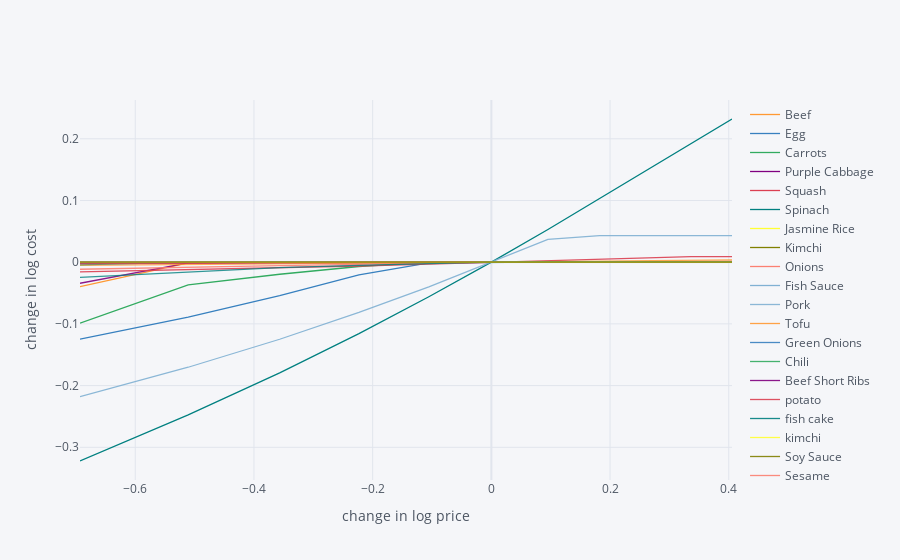
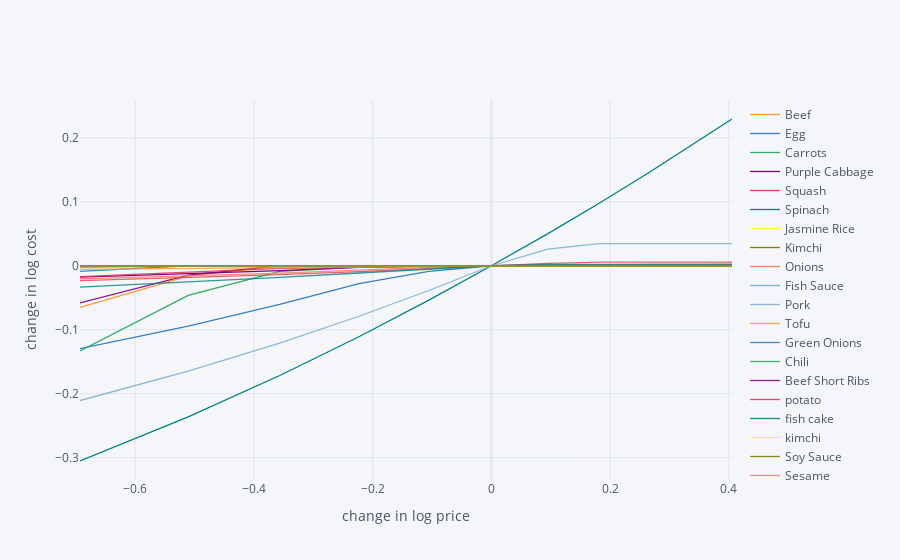

Notebook code for these charts, in order:
### Code cell
# examine effects of price change on subsistence diet cost for T-toust, the cheapest option
# for men and women aged 19-30
import cufflinks as cf
cf.go_offline()

group_pc = ['F 19-30', 'M 19-30']

for group in group_pc: 
    scale = [.5,.6,.7,.8,.9,1.,1.1,1.2,1.3,1.4,1.5]

    cost0 = solve_subsistence_problem(ing_res[2],ing_prices[2],dri_min[group],dri_max[group],tol=tol).fun

    Price_response={}
    for s in scale:
        cost = {}
        for i,p in enumerate(ing_prices[2]):
            my_p = ing_prices[2].copy()
            my_p[i] = p*s
            result = solve_subsistence_problem(ing_res[2],my_p,dri_min[group],dri_max[group],tol=tol)
            cost[ing_prices[2].index[i]] = np.log(result.fun/cost0)
        Price_response[np.log(s)] = cost

    Price_response = pd.DataFrame(Price_response).T
    Price_response.iplot(xTitle='change in log price',yTitle='change in log cost')

### Figure 1 — Plotly figure (JSON) as saved in the notebook; plotly's stock layout.template omitted (floating-point values rounded to 4 significant figures)
{"data": [{"line": {"color": "rgba(255, 153, 51, 1.0)", "dash": "solid", "shape": "linear", "width": 1.3}, "mode": "lines", "name": "Beef", "text": "", "type": "scatter", "x": [-0.6931, -0.5108, -0.3567, -0.2231, -0.1054, 0, 0.09531, 0.1823, 0.2624, 0.3365, 0.4055], "y": [-0.03955, -0.001057, -1.039e-09, 2.6e-09, 8.954e-08, 0, 2.077e-07, 2.007e-07, 2.635e-07, 2.468e-07, -1.046e-09]}, {"line": {"color": "rgba(55, 128, 191, 1.0)", "dash": "solid", "shape": "linear", "width": 1.3}, "mode": "lines", "name": "Egg", "text": "", "type": "scatter", "x": [-0.6931, -0.5108, -0.3567, -0.2231, -0.1054, 0, 0.09531, 0.1823, 0.2624, 0.3365, 0.4055], "y": [-0.1249, -0.08893, -0.05424, -0.02071, -0.001076, 0, -7.335e-10, -8.639e-10, -1.05e-09, -1.053e-09, -1.039e-09]}, {"line": {"color": "rgba(50, 171, 96, 1.0)", "dash": "solid", "shape": "linear", "width": 1.3}, "mode": "lines", "name": "Carrots", "text": "", "type": "scatter", "x": [-0.6931, -0.5108, -0.3567, -0.2231, -0.1054, 0, 0.09531, 0.1823, 0.2624, 0.3365, 0.4055], "y": [-0.09874, -0.03693, -0.01955, -0.006977, 1.305e-07, 0, 5.869e-09, 1.016e-08, 1.38e-08, 1.55e-08, 1.569e-08]}, {"line": {"color": "rgba(128, 0, 128, 1.0)", "dash": "solid", "shape": "linear", "width": 1.3}, "mode": "lines", "name": "Purple Cabbage ", "text": "", "type": "scatter", "x": [-0.6931, -0.5108, -0.3567, -0.2231, -0.1054, 0, 0.09531, 0.1823, 0.2624, 0.3365, 0.4055], "y": [-0.001374, -0.0009152, -0.0004561, 1.578e-07, 9.053e-10, 0, 2.635e-07, 1.342e-07, 5.399e-08, 4.981e-09, 8.314e-09]}, {"line": {"color": "rgba(219, 64, 82, 1.0)", "dash": "solid", "shape": "linear", "width": 1.3}, "mode": "lines", "name": "Squash", "text": "", "type": "scatter", "x": [-0.6931, -0.5108, -0.3567, -0.2231, -0.1054, 0, 0.09531, 0.1823, 0.2624, 0.3365, 0.4055], "y": [3.026e-09, 3.939e-09, 1.96e-10, 9.027e-09, 2.924e-09, 0, -9.631e-10, 3.863e-07, -1.047e-09, -1.048e-09, -1.049e-09]}, {"line": {"color": "rgba(0, 128, 128, 1.0)", "dash": "solid", "shape": "linear", "width": 1.3}, "mode": "lines", "name": "Spinach ", "text": "", "type": "scatter", "x": [-0.6931, -0.5108, -0.3567, -0.2231, -0.1054, 0, 0.09531, 0.1823, 0.2624, 0.3365, 0.4055], "y": [-0.3222, -0.2473, -0.1793, -0.1158, -0.05601, 0, 0.05293, 0.103, 0.1497, 0.1917, 0.232]}, {"line": {"color": "rgba(255, 255, 51, 1.0)", "dash": "solid", "shape": "linear", "width": 1.3}, "mode": "lines", "name": "Jasmine Rice", "text": "", "type": "scatter", "x": [-0.6931, -0.5108, -0.3567, -0.2231, -0.1054, 0, 0.09531, 0.1823, 0.2624, 0.3365, 0.4055], "y": [1.46e-09, 1.712e-09, 8.906e-10, 6.569e-10, 1.271e-10, 0, -3.069e-10, -4.819e-10, -6.951e-10, -9.63e-10, -9.843e-10]}, {"line": {"color": "rgba(128, 128, 0, 1.0)", "dash": "solid", "shape": "linear", "width": 1.3}, "mode": "lines", "name": "Kimchi", "text": "", "type": "scatter", "x": [-0.6931, -0.5108, -0.3567, -0.2231, -0.1054, 0, 0.09531, 0.1823, 0.2624, 0.3365, 0.4055], "y": [4.138e-07, 3.918e-07, 1.463e-07, 1.614e-07, -1.049e-09, 0, 7.64e-09, 1.599e-09, 7.67e-09, 1.311e-09, 5.033e-10]}, {"line": {"color": "rgba(251, 128, 114, 1.0)", "dash": "solid", "shape": "linear", "width": 1.3}, "mode": "lines", "name": "Onions", "text": "", "type": "scatter", "x": [-0.6931, -0.5108, -0.3567, -0.2231, -0.1054, 0, 0.09531, 0.1823, 0.2624, 0.3365, 0.4055], "y": [1.84e-07, 1.701e-07, 1.749e-07, 1.934e-07, -1.052e-09, 0, 5.947e-09, 1.074e-08, 3.024e-09, 3.118e-07, 5.553e-09]}, {"line": {"color": "rgba(128, 177, 211, 1.0)", "dash": "solid", "shape": "linear", "width": 1.3}, "mode": "lines", "name": "Fish Sauce", "text": "", "type": "scatter", "x": [-0.6931, -0.5108, -0.3567, -0.2231, -0.1054, 0, 0.09531, 0.1823, 0.2624, 0.3365, 0.4055], "y": [8.485e-10, 6.33e-10, 6.74e-10, 3.631e-10, 3.158e-10, 0, -9.485e-11, -3.978e-10, -4.184e-10, -4.71e-10, -5.788e-10]}, {"line": {"color": "rgba(128, 177, 211, 0.8999999999999999)", "dash": "solid", "shape": "linear", "width": 1.3}, "mode": "lines", "name": "Pork", "text": "", "type": "scatter", "x": [-0.6931, -0.5108, -0.3567, -0.2231, -0.1054, 0, 0.09531, 0.1823, 0.2624, 0.3365, 0.4055], "y": [-0.2178, -0.1703, -0.1249, -0.08152, -0.03993, 0, 0.03697, 0.04316, 0.04316, 0.04316, 0.04316]}, {"line": {"color": "rgba(255, 153, 51, 0.8999999999999999)", "dash": "solid", "shape": "linear", "width": 1.3}, "mode": "lines", "name": "Tofu", "text": "", "type": "scatter", "x": [-0.6931, -0.5108, -0.3567, -0.2231, -0.1054, 0, 0.09531, 0.1823, 0.2624, 0.3365, 0.4055], "y": [8.65e-09, 8.103e-09, 6.83e-09, 4.987e-09, 3.839e-09, 0, 2.169e-07, 1.333e-08, 2.207e-07, 1.96e-07, 1.122e-07]}, {"line": {"color": "rgba(55, 128, 191, 0.8999999999999999)", "dash": "solid", "shape": "linear", "width": 1.3}, "mode": "lines", "name": "Green Onions", "text": "", "type": "scatter", "x": [-0.6931, -0.5108, -0.3567, -0.2231, -0.1054, 0, 0.09531, 0.1823, 0.2624, 0.3365, 0.4055], "y": [-0.001023, 2.192e-08, 5.038e-09, 4.459e-09, 3.214e-09, 0, 2.547e-07, 1.981e-07, 1.31e-07, 1.031e-07, 8.734e-08]}, {"line": {"color": "rgba(50, 171, 96, 0.8999999999999999)", "dash": "solid", "shape": "linear", "width": 1.3}, "mode": "lines", "name": "Chili", "text": "", "type": "scatter", "x": [-0.6931, -0.5108, -0.3567, -0.2231, -0.1054, 0, 0.09531, 0.1823, 0.2624, 0.3365, 0.4055], "y": [1.479e-07, 2.192e-07, 2.554e-07, 2.709e-07, 2.012e-07, 0, -1.033e-09, 1.817e-08, -1.05e-09, 2.749e-07, -8.146e-10]}, {"line": {"color": "rgba(128, 0, 128, 0.8999999999999999)", "dash": "solid", "shape": "linear", "width": 1.3}, "mode": "lines", "name": "Beef Short Ribs", "text": "", "type": "scatter", "x": [-0.6931, -0.5108, -0.3567, -0.2231, -0.1054, 0, 0.09531, 0.1823, 0.2624, 0.3365, 0.4055], "y": [-0.03417, -0.001016, 1.405e-08, 3.735e-09, 6.819e-11, 0, 1.858e-07, 2.936e-07, 2.887e-07, 2.969e-07, 3.199e-07]}, {"line": {"color": "rgba(219, 64, 82, 0.8999999999999999)", "dash": "solid", "shape": "linear", "width": 1.3}, "mode": "lines", "name": "potato", "text": "", "type": "scatter", "x": [-0.6931, -0.5108, -0.3567, -0.2231, -0.1054, 0, 0.09531, 0.1823, 0.2624, 0.3365, 0.4055], "y": [-0.01574, -0.01251, -0.009367, -0.006235, -0.003112, 0, 0.002819, 0.005392, 0.007958, 0.009088, 0.009088]}, {"line": {"color": "rgba(0, 128, 128, 0.8999999999999999)", "dash": "solid", "shape": "linear", "width": 1.3}, "mode": "lines", "name": "fish cake", "text": "", "type": "scatter", "x": [-0.6931, -0.5108, -0.3567, -0.2231, -0.1054, 0, 0.09531, 0.1823, 0.2624, 0.3365, 0.4055], "y": [1.996e-07, 1.779e-07, 1.292e-07, 1.902e-07, 1.352e-08, 0, 4.84e-09, 6.431e-09, 6.459e-09, 1.916e-08, 3.99e-08]}, {"line": {"color": "rgba(255, 255, 51, 0.8999999999999999)", "dash": "solid", "shape": "linear", "width": 1.3}, "mode": "lines", "name": "kimchi", "text": "", "type": "scatter", "x": [-0.6931, -0.5108, -0.3567, -0.2231, -0.1054, 0, 0.09531, 0.1823, 0.2624, 0.3365, 0.4055], "y": [4.139e-07, 3.929e-07, 1.482e-07, 1.614e-07, -1.045e-09, 0, 7.373e-09, 1.599e-09, 7.686e-09, 1.297e-09, 5.025e-10]}, {"line": {"color": "rgba(128, 128, 0, 0.8999999999999999)", "dash": "solid", "shape": "linear", "width": 1.3}, "mode": "lines", "name": "Soy Sauce", "text": "", "type": "scatter", "x": [-0.6931, -0.5108, -0.3567, -0.2231, -0.1054, 0, 0.09531, 0.1823, 0.2624, 0.3365, 0.4055], "y": [-0.0006194, -0.0004955, -0.0003713, -0.0002477, -0.0001238, 0, 0.0001238, 0.0002479, 0.0003716, 0.0004955, 0.0006193]}, {"line": {"color": "rgba(251, 128, 114, 0.8999999999999999)", "dash": "solid", "shape": "linear", "width": 1.3}, "mode": "lines", "name": "Sesame ", "text": "", "type": "scatter", "x": [-0.6931, -0.5108, -0.3567, -0.2231, -0.1054, 0, 0.09531, 0.1823, 0.2624, 0.3365, 0.4055], "y": [-0.0115, -0.007799, -0.005702, -0.003609, -0.001521, 0, 0.0003061, 0.0006122, 0.0009181, 0.001224, 0.00153]}, {"line": {"color": "rgba(251, 128, 114, 0.7999999999999998)", "dash": "solid", "shape": "linear", "width": 1.3}, "mode": "lines", "name": "Brown Sugar", "text": "", "type": "scatter", "x": [-0.6931, -0.5108, -0.3567, -0.2231, -0.1054, 0, 0.09531, 0.1823, 0.2624, 0.3365, 0.4055], "y": [1.157e-07, 9.735e-09, 8.161e-08, 2.011e-07, 1.671e-07, 0, 4.308e-09, 3.045e-09, 3.091e-09, 3.738e-09, 4.368e-09]}, {"line": {"color": "rgba(128, 177, 211, 0.7999999999999998)", "dash": "solid", "shape": "linear", "width": 1.3}, "mode": "lines", "name": "Lettuce", "text": "", "type": "scatter", "x": [-0.6931, -0.5108, -0.3567, -0.2231, -0.1054, 0, 0.09531, 0.1823, 0.2624, 0.3365, 0.4055], "y": [6.045e-09, 7.96e-08, 1.964e-07, 2.617e-07, 1.708e-07, 0, 9.048e-09, 1.972e-08, 4.468e-09, 4.082e-09, 3.926e-09]}, {"line": {"color": "rgba(255, 153, 51, 0.7999999999999998)", "dash": "solid", "shape": "linear", "width": 1.3}, "mode": "lines", "name": "Rice Cake", "text": "", "type": "scatter", "x": [-0.6931, -0.5108, -0.3567, -0.2231, -0.1054, 0, 0.09531, 0.1823, 0.2624, 0.3365, 0.4055], "y": [-0.005161, -0.00405, -0.002939, -0.001837, -0.0009177, 0, 0.0009172, 0.001687, 0.002409, 0.003131, 0.003853]}, {"line": {"color": "rgba(55, 128, 191, 0.7999999999999998)", "dash": "solid", "shape": "linear", "width": 1.3}, "mode": "lines", "name": "Sweet Chili Sauce", "text": "", "type": "scatter", "x": [-0.6931, -0.5108, -0.3567, -0.2231, -0.1054, 0, 0.09531, 0.1823, 0.2624, 0.3365, 0.4055], "y": [6.948e-09, 6.774e-09, 8.68e-10, -5.137e-10, -3.31e-10, 0, 5.673e-10, 6.403e-10, -1.162e-11, -7.764e-10, 3.823e-07]}, {"line": {"color": "rgba(50, 171, 96, 0.7999999999999998)", "dash": "solid", "shape": "linear", "width": 1.3}, "mode": "lines", "name": "Glass Noodle", "text": "", "type": "scatter", "x": [-0.6931, -0.5108, -0.3567, -0.2231, -0.1054, 0, 0.09531, 0.1823, 0.2624, 0.3365, 0.4055], "y": [-0.004354, -4.79e-05, 7.623e-09, 1.056e-08, 5.676e-09, 0, 3.901e-07, 2.05e-07, 1.877e-07, 1.774e-07, 1.713e-07]}, {"line": {"color": "rgba(128, 0, 128, 0.7999999999999998)", "dash": "solid", "shape": "linear", "width": 1.3}, "mode": "lines", "name": "Seaweed", "text": "", "type": "scatter", "x": [-0.6931, -0.5108, -0.3567, -0.2231, -0.1054, 0, 0.09531, 0.1823, 0.2624, 0.3365, 0.4055], "y": [-1.025e-09, 1.67e-08, 7.037e-08, 5.257e-08, 8.604e-09, 0, 1.779e-07, 1.066e-07, 1.114e-07, 1.103e-07, 1.103e-07]}, {"line": {"color": "rgba(219, 64, 82, 0.7999999999999998)", "dash": "solid", "shape": "linear", "width": 1.3}, "mode": "lines", "name": "Cabbage ", "text": "", "type": "scatter", "x": [-0.6931, -0.5108, -0.3567, -0.2231, -0.1054, 0, 0.09531, 0.1823, 0.2624, 0.3365, 0.4055], "y": [-0.002719, -0.001341, -0.0009456, -0.0005503, -0.0001552, 0, 1.62e-07, 6.931e-09, 1.732e-07, 3.301e-08, 1.108e-08]}, {"line": {"color": "rgba(0, 128, 128, 0.7999999999999998)", "dash": "solid", "shape": "linear", "width": 1.3}, "mode": "lines", "name": "Flour", "text": "", "type": "scatter", "x": [-0.6931, -0.5108, -0.3567, -0.2231, -0.1054, 0, 0.09531, 0.1823, 0.2624, 0.3365, 0.4055], "y": [-0.02454, -0.01644, -0.008942, -0.005039, -0.002396, 0, 0.0003851, 0.0003852, 0.0003851, 0.0003851, 0.0003852]}, {"line": {"color": "rgba(255, 255, 51, 0.7999999999999998)", "dash": "solid", "shape": "linear", "width": 1.3}, "mode": "lines", "name": "Chicken", "text": "", "type": "scatter", "x": [-0.6931, -0.5108, -0.3567, -0.2231, -0.1054, 0, 0.09531, 0.1823, 0.2624, 0.3365, 0.4055], "y": [2.435e-08, 3.163e-08, 3.78e-08, 2.508e-07, 2.334e-07, 0, -3.649e-10, -9.629e-10, -9.713e-10, 7.203e-08, 4.312e-09]}, {"line": {"color": "rgba(128, 128, 0, 0.7999999999999998)", "dash": "solid", "shape": "linear", "width": 1.3}, "mode": "lines", "name": "Teriyaki Sauce", "text": "", "type": "scatter", "x": [-0.6931, -0.5108, -0.3567, -0.2231, -0.1054, 0, 0.09531, 0.1823, 0.2624, 0.3365, 0.4055], "y": [9.168e-08, 9.062e-09, 4.488e-09, 4.246e-09, 4.294e-09, 0, 2.477e-07, 3.473e-08, 1.675e-07, 2.227e-07, 1.702e-07]}], "layout": {"legend": {"bgcolor": "#F5F6F9", "font": {"color": "#4D5663"}}, "paper_bgcolor": "#F5F6F9", "plot_bgcolor": "#F5F6F9", "title": {"font": {"color": "#4D5663"}}, "xaxis": {"gridcolor": "#E1E5ED", "showgrid": true, "tickfont": {"color": "#4D5663"}, "title": {"font": {"color": "#4D5663"}, "text": "change in log price"}, "zerolinecolor": "#E1E5ED"}, "yaxis": {"gridcolor": "#E1E5ED", "showgrid": true, "tickfont": {"color": "#4D5663"}, "title": {"font": {"color": "#4D5663"}, "text": "change in log cost"}, "zerolinecolor": "#E1E5ED"}}}

### Figure 2 — Plotly figure (JSON) as saved in the notebook; plotly's stock layout.template omitted (floating-point values rounded to 4 significant figures)
{"data": [{"line": {"color": "rgba(255, 153, 51, 1.0)", "dash": "solid", "shape": "linear", "width": 1.3}, "mode": "lines", "name": "Beef", "text": "", "type": "scatter", "x": [-0.6931, -0.5108, -0.3567, -0.2231, -0.1054, 0, 0.09531, 0.1823, 0.2624, 0.3365, 0.4055], "y": [-0.065, -0.01626, 3.74e-09, -3.144e-10, -1.914e-10, 0, -2.035e-10, -2.444e-10, 2.511e-10, 6.991e-10, 1.486e-09]}, {"line": {"color": "rgba(55, 128, 191, 1.0)", "dash": "solid", "shape": "linear", "width": 1.3}, "mode": "lines", "name": "Egg", "text": "", "type": "scatter", "x": [-0.6931, -0.5108, -0.3567, -0.2231, -0.1054, 0, 0.09531, 0.1823, 0.2624, 0.3365, 0.4055], "y": [-0.1296, -0.09447, -0.06057, -0.02778, -0.008894, 0, 4.945e-05, 9.904e-05, 0.0001062, 0.0001062, 0.0001063]}, {"line": {"color": "rgba(50, 171, 96, 1.0)", "dash": "solid", "shape": "linear", "width": 1.3}, "mode": "lines", "name": "Carrots", "text": "", "type": "scatter", "x": [-0.6931, -0.5108, -0.3567, -0.2231, -0.1054, 0, 0.09531, 0.1823, 0.2624, 0.3365, 0.4055], "y": [-0.1331, -0.04647, -0.008902, -0.001915, 2.084e-10, 0, -2.787e-11, -5.38e-11, -6.935e-11, -8.349e-11, -9.402e-11]}, {"line": {"color": "rgba(128, 0, 128, 1.0)", "dash": "solid", "shape": "linear", "width": 1.3}, "mode": "lines", "name": "Purple Cabbage ", "text": "", "type": "scatter", "x": [-0.6931, -0.5108, -0.3567, -0.2231, -0.1054, 0, 0.09531, 0.1823, 0.2624, 0.3365, 0.4055], "y": [-0.01763, -0.01261, -0.007615, -0.002644, 8.619e-11, 0, -2.618e-10, -2.647e-10, -2.523e-10, -2.492e-10, -2.488e-10]}, {"line": {"color": "rgba(219, 64, 82, 1.0)", "dash": "solid", "shape": "linear", "width": 1.3}, "mode": "lines", "name": "Squash", "text": "", "type": "scatter", "x": [-0.6931, -0.5108, -0.3567, -0.2231, -0.1054, 0, 0.09531, 0.1823, 0.2624, 0.3365, 0.4055], "y": [-3.563e-11, -1.988e-11, -1.265e-11, -8.222e-12, -4.341e-12, 0, 3.72e-12, 3.214e-12, 2.821e-12, 3.788e-12, 3.99e-12]}, {"line": {"color": "rgba(0, 128, 128, 1.0)", "dash": "solid", "shape": "linear", "width": 1.3}, "mode": "lines", "name": "Spinach ", "text": "", "type": "scatter", "x": [-0.6931, -0.5108, -0.3567, -0.2231, -0.1054, 0, 0.09531, 0.1823, 0.2624, 0.3365, 0.4055], "y": [-0.3053, -0.2362, -0.1716, -0.111, -0.05377, 0, 0.0503, 0.09819, 0.1439, 0.1876, 0.2295]}, {"line": {"color": "rgba(255, 255, 51, 1.0)", "dash": "solid", "shape": "linear", "width": 1.3}, "mode": "lines", "name": "Jasmine Rice", "text": "", "type": "scatter", "x": [-0.6931, -0.5108, -0.3567, -0.2231, -0.1054, 0, 0.09531, 0.1823, 0.2624, 0.3365, 0.4055], "y": [-1.232e-11, -8.428e-12, -8.084e-12, -3.726e-12, -8.339e-13, 0, 1.284e-12, 3.965e-12, 4.918e-12, 6.944e-12, 1.002e-11]}, {"line": {"color": "rgba(128, 128, 0, 1.0)", "dash": "solid", "shape": "linear", "width": 1.3}, "mode": "lines", "name": "Kimchi", "text": "", "type": "scatter", "x": [-0.6931, -0.5108, -0.3567, -0.2231, -0.1054, 0, 0.09531, 0.1823, 0.2624, 0.3365, 0.4055], "y": [-6.225e-11, -4.918e-11, -3.508e-11, -2.406e-11, -1.245e-11, 0, 1.163e-11, 2.099e-11, 3.296e-11, 4.294e-11, 5.046e-11]}, {"line": {"color": "rgba(251, 128, 114, 1.0)", "dash": "solid", "shape": "linear", "width": 1.3}, "mode": "lines", "name": "Onions", "text": "", "type": "scatter", "x": [-0.6931, -0.5108, -0.3567, -0.2231, -0.1054, 0, 0.09531, 0.1823, 0.2624, 0.3365, 0.4055], "y": [-1.614e-11, -9.259e-12, -5.66e-12, -4.237e-12, -2.331e-12, 0, 3.65e-13, 2.903e-12, 1.956e-12, 1.146e-12, 1.01e-12]}, {"line": {"color": "rgba(128, 177, 211, 1.0)", "dash": "solid", "shape": "linear", "width": 1.3}, "mode": "lines", "name": "Fish Sauce", "text": "", "type": "scatter", "x": [-0.6931, -0.5108, -0.3567, -0.2231, -0.1054, 0, 0.09531, 0.1823, 0.2624, 0.3365, 0.4055], "y": [-1.796e-12, -2.264e-12, -3.632e-13, -7.575e-13, -9.379e-13, 0, 1.281e-12, 4.909e-13, 1.302e-12, 3.304e-13, 2.069e-12]}, {"line": {"color": "rgba(128, 177, 211, 0.8999999999999999)", "dash": "solid", "shape": "linear", "width": 1.3}, "mode": "lines", "name": "Pork", "text": "", "type": "scatter", "x": [-0.6931, -0.5108, -0.3567, -0.2231, -0.1054, 0, 0.09531, 0.1823, 0.2624, 0.3365, 0.4055], "y": [-0.2107, -0.1648, -0.121, -0.07897, -0.0387, 0, 0.02591, 0.03474, 0.03474, 0.03474, 0.03474]}, {"line": {"color": "rgba(255, 153, 51, 0.8999999999999999)", "dash": "solid", "shape": "linear", "width": 1.3}, "mode": "lines", "name": "Tofu", "text": "", "type": "scatter", "x": [-0.6931, -0.5108, -0.3567, -0.2231, -0.1054, 0, 0.09531, 0.1823, 0.2624, 0.3365, 0.4055], "y": [-7.149e-11, -8.606e-11, -4.276e-11, -1.423e-11, 4.226e-13, 0, -2.293e-11, 1.424e-09, -2.62e-10, 2.122e-08, 7.311e-08]}, {"line": {"color": "rgba(55, 128, 191, 0.8999999999999999)", "dash": "solid", "shape": "linear", "width": 1.3}, "mode": "lines", "name": "Green Onions", "text": "", "type": "scatter", "x": [-0.6931, -0.5108, -0.3567, -0.2231, -0.1054, 0, 0.09531, 0.1823, 0.2624, 0.3365, 0.4055], "y": [-0.008839, -1.501e-10, 3.517e-11, -3.75e-11, -1.19e-11, 0, -7.351e-12, -7.437e-11, 7.446e-10, -2.583e-10, -1.084e-10]}, {"line": {"color": "rgba(50, 171, 96, 0.8999999999999999)", "dash": "solid", "shape": "linear", "width": 1.3}, "mode": "lines", "name": "Chili", "text": "", "type": "scatter", "x": [-0.6931, -0.5108, -0.3567, -0.2231, -0.1054, 0, 0.09531, 0.1823, 0.2624, 0.3365, 0.4055], "y": [-3.054e-10, 2.074e-07, 1.045e-07, 3.481e-08, 7.17e-08, 0, 2.587e-08, -1.229e-10, 4.124e-10, 2.563e-08, 4.463e-09]}, {"line": {"color": "rgba(128, 0, 128, 0.8999999999999999)", "dash": "solid", "shape": "linear", "width": 1.3}, "mode": "lines", "name": "Beef Short Ribs", "text": "", "type": "scatter", "x": [-0.6931, -0.5108, -0.3567, -0.2231, -0.1054, 0, 0.09531, 0.1823, 0.2624, 0.3365, 0.4055], "y": [-0.05805, -0.01467, -2.584e-10, -3.28e-10, 6.958e-10, 0, 3.408e-07, 2.427e-10, 2.833e-09, 2.445e-09, 1.268e-09]}, {"line": {"color": "rgba(219, 64, 82, 0.8999999999999999)", "dash": "solid", "shape": "linear", "width": 1.3}, "mode": "lines", "name": "potato", "text": "", "type": "scatter", "x": [-0.6931, -0.5108, -0.3567, -0.2231, -0.1054, 0, 0.09531, 0.1823, 0.2624, 0.3365, 0.4055], "y": [-0.01688, -0.01031, -0.004057, -0.002591, -0.001126, 0, -2.013e-10, -2.142e-10, 4.707e-11, -1.335e-10, -2.56e-11]}, {"line": {"color": "rgba(0, 128, 128, 0.8999999999999999)", "dash": "solid", "shape": "linear", "width": 1.3}, "mode": "lines", "name": "fish cake", "text": "", "type": "scatter", "x": [-0.6931, -0.5108, -0.3567, -0.2231, -0.1054, 0, 0.09531, 0.1823, 0.2624, 0.3365, 0.4055], "y": [6.359e-11, 5.136e-11, 3.694e-11, 2.423e-11, 1.258e-11, 0, -1.598e-11, -2.028e-10, 1.109e-09, -2.642e-10, 1.756e-08]}, {"line": {"color": "rgba(255, 255, 51, 0.8999999999999999)", "dash": "solid", "shape": "linear", "width": 1.3}, "mode": "lines", "name": "kimchi", "text": "", "type": "scatter", "x": [-0.6931, -0.5108, -0.3567, -0.2231, -0.1054, 0, 0.09531, 0.1823, 0.2624, 0.3365, 0.4055], "y": [-6.142e-11, -4.812e-11, -3.604e-11, -2.352e-11, -1.151e-11, 0, 1.113e-11, 2.206e-11, 3.253e-11, 4.192e-11, 5.058e-11]}, {"line": {"color": "rgba(128, 128, 0, 0.8999999999999999)", "dash": "solid", "shape": "linear", "width": 1.3}, "mode": "lines", "name": "Soy Sauce", "text": "", "type": "scatter", "x": [-0.6931, -0.5108, -0.3567, -0.2231, -0.1054, 0, 0.09531, 0.1823, 0.2624, 0.3365, 0.4055], "y": [-0.0006239, -0.0004991, -0.0003743, -0.0002495, -0.0001247, 0, 0.0001247, 0.0002494, 0.0003741, 0.0004988, 0.0006235]}, {"line": {"color": "rgba(251, 128, 114, 0.8999999999999999)", "dash": "solid", "shape": "linear", "width": 1.3}, "mode": "lines", "name": "Sesame ", "text": "", "type": "scatter", "x": [-0.6931, -0.5108, -0.3567, -0.2231, -0.1054, 0, 0.09531, 0.1823, 0.2624, 0.3365, 0.4055], "y": [-0.02061, -0.01603, -0.01147, -0.006945, -0.002456, 0, 0.001286, 0.001917, 0.002086, 0.002242, 0.002309]}, {"line": {"color": "rgba(251, 128, 114, 0.7999999999999998)", "dash": "solid", "shape": "linear", "width": 1.3}, "mode": "lines", "name": "Brown Sugar", "text": "", "type": "scatter", "x": [-0.6931, -0.5108, -0.3567, -0.2231, -0.1054, 0, 0.09531, 0.1823, 0.2624, 0.3365, 0.4055], "y": [-2.765e-11, -1.972e-11, -1.477e-11, -7.832e-12, -4.28e-12, 0, 2.693e-12, 1.712e-12, 1.859e-12, 3.841e-13, -2.617e-12]}, {"line": {"color": "rgba(128, 177, 211, 0.7999999999999998)", "dash": "solid", "shape": "linear", "width": 1.3}, "mode": "lines", "name": "Lettuce", "text": "", "type": "scatter", "x": [-0.6931, -0.5108, -0.3567, -0.2231, -0.1054, 0, 0.09531, 0.1823, 0.2624, 0.3365, 0.4055], "y": [-1.971e-10, -2.955e-11, -1.49e-13, 7.219e-13, 3.897e-13, 0, -8.861e-13, -1.732e-12, -3.361e-12, -2.553e-12, -3.696e-12]}, {"line": {"color": "rgba(255, 153, 51, 0.7999999999999998)", "dash": "solid", "shape": "linear", "width": 1.3}, "mode": "lines", "name": "Rice Cake", "text": "", "type": "scatter", "x": [-0.6931, -0.5108, -0.3567, -0.2231, -0.1054, 0, 0.09531, 0.1823, 0.2624, 0.3365, 0.4055], "y": [-0.005652, -0.004451, -0.003252, -0.002055, -0.0008586, 0, 0.0007918, 0.001583, 0.002099, 0.002272, 0.002444]}, {"line": {"color": "rgba(55, 128, 191, 0.7999999999999998)", "dash": "solid", "shape": "linear", "width": 1.3}, "mode": "lines", "name": "Sweet Chili Sauce", "text": "", "type": "scatter", "x": [-0.6931, -0.5108, -0.3567, -0.2231, -0.1054, 0, 0.09531, 0.1823, 0.2624, 0.3365, 0.4055], "y": [-3.774e-11, -1.083e-11, -1.391e-12, 2.46e-12, 2.685e-12, 0, -3.412e-12, -8.531e-12, -1.357e-11, -4.642e-11, -1.241e-10]}, {"line": {"color": "rgba(50, 171, 96, 0.7999999999999998)", "dash": "solid", "shape": "linear", "width": 1.3}, "mode": "lines", "name": "Glass Noodle", "text": "", "type": "scatter", "x": [-0.6931, -0.5108, -0.3567, -0.2231, -0.1054, 0, 0.09531, 0.1823, 0.2624, 0.3365, 0.4055], "y": [-0.00245, 4.149e-10, 5.761e-09, -2.052e-10, -8.195e-12, 0, 4.454e-12, 3.81e-12, 4.404e-12, 5.721e-12, 5.096e-12]}, {"line": {"color": "rgba(128, 0, 128, 0.7999999999999998)", "dash": "solid", "shape": "linear", "width": 1.3}, "mode": "lines", "name": "Seaweed", "text": "", "type": "scatter", "x": [-0.6931, -0.5108, -0.3567, -0.2231, -0.1054, 0, 0.09531, 0.1823, 0.2624, 0.3365, 0.4055], "y": [1.364e-11, 1.504e-08, 3.456e-11, 2.983e-11, 8.671e-12, 0, -2.899e-12, -4.161e-12, -2.572e-11, -8.178e-11, -1.293e-10]}, {"line": {"color": "rgba(219, 64, 82, 0.7999999999999998)", "dash": "solid", "shape": "linear", "width": 1.3}, "mode": "lines", "name": "Cabbage ", "text": "", "type": "scatter", "x": [-0.6931, -0.5108, -0.3567, -0.2231, -0.1054, 0, 0.09531, 0.1823, 0.2624, 0.3365, 0.4055], "y": [-0.02339, -0.01866, -0.01397, -0.009289, -0.004634, 0, 0.003782, 0.005656, 0.005656, 0.005656, 0.005656]}, {"line": {"color": "rgba(0, 128, 128, 0.7999999999999998)", "dash": "solid", "shape": "linear", "width": 1.3}, "mode": "lines", "name": "Flour", "text": "", "type": "scatter", "x": [-0.6931, -0.5108, -0.3567, -0.2231, -0.1054, 0, 0.09531, 0.1823, 0.2624, 0.3365, 0.4055], "y": [-0.03327, -0.02552, -0.01809, -0.01135, -0.004803, 0, 0.001997, 0.001997, 0.001997, 0.001997, 0.001997]}, {"line": {"color": "rgba(255, 255, 51, 0.7999999999999998)", "dash": "solid", "shape": "linear", "width": 1.3}, "mode": "lines", "name": "Chicken", "text": "", "type": "scatter", "x": [-0.6931, -0.5108, -0.3567, -0.2231, -0.1054, 0, 0.09531, 0.1823, 0.2624, 0.3365, 0.4055], "y": [1.251e-08, -3.114e-10, -1.403e-10, -6.759e-11, -1.213e-11, 0, -1.567e-10, 2.655e-07, -2.526e-10, -1.448e-10, -1.318e-10]}, {"line": {"color": "rgba(128, 128, 0, 0.7999999999999998)", "dash": "solid", "shape": "linear", "width": 1.3}, "mode": "lines", "name": "Teriyaki Sauce", "text": "", "type": "scatter", "x": [-0.6931, -0.5108, -0.3567, -0.2231, -0.1054, 0, 0.09531, 0.1823, 0.2624, 0.3365, 0.4055], "y": [1.306e-11, 1.48e-12, 3.105e-12, 4.848e-12, 2.263e-12, 0, -5.342e-12, -6.767e-11, -1.951e-10, 1.405e-09, 1.423e-09]}], "layout": {"legend": {"bgcolor": "#F5F6F9", "font": {"color": "#4D5663"}}, "paper_bgcolor": "#F5F6F9", "plot_bgcolor": "#F5F6F9", "title": {"font": {"color": "#4D5663"}}, "xaxis": {"gridcolor": "#E1E5ED", "showgrid": true, "tickfont": {"color": "#4D5663"}, "title": {"font": {"color": "#4D5663"}, "text": "change in log price"}, "zerolinecolor": "#E1E5ED"}, "yaxis": {"gridcolor": "#E1E5ED", "showgrid": true, "tickfont": {"color": "#4D5663"}, "title": {"font": {"color": "#4D5663"}, "text": "change in log cost"}, "zerolinecolor": "#E1E5ED"}}}
